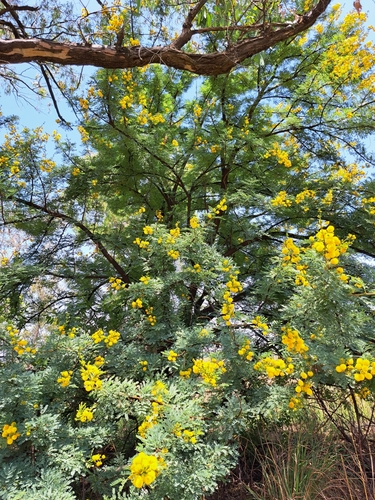
#> input picture descriptormodel/data/plant_images/Acacia_baileyana/Acacia_baileyana_193200907.jpg, 375 x 500 px
$ python -i unified_plant_augmentation.py   (imports and definitions only)
#> lines starting #> are read from the running program, lines starting #| are printed output that depends on the picture
"""
Unified Plant Augmentation System - Complete Modular Augmentation Engine

This script consolidates ALL augmentation methods from both main scripts into a single,
modular system that provides sophisticated plant-specific augmentations.

Features:
- All complex augmentation methods from the original scripts
- Modular design for easy integration
- GPU acceleration support
- memory management
- plant-specific transformations
"""

import numpy as np
import cv2
import torch
import random
import time
from typing import List, Dict, Tuple, Optional
from pathlib import Path
import concurrent.futures
import threading
from dataclasses import dataclass

# Configuration for GPU usage
# [1 line that did not run here, left out]

# [9 lines that did not run here, left out]

# [646 lines that did not run here, left out]

# Factory function for easy import
# [10 lines that did not run here, left out]

>>> import cv2
>>> picture = cv2.imread('data/plant_images/Acacia_baileyana/Acacia_baileyana_193200907.jpg', cv2.IMREAD_GRAYSCALE)
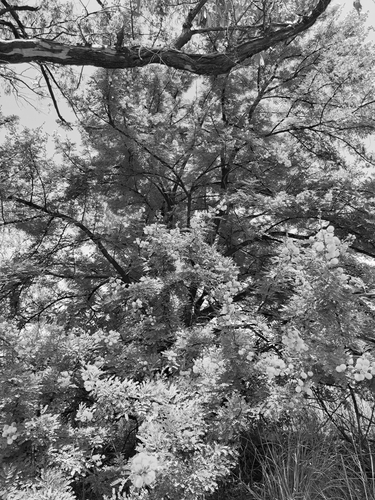
#> picture: shape (500, 375); min 0, max 255, mean 115.4
#> (the run stopped early here; a loop or call above may not have finished)

$ run again, on descriptormodel/data/plant_images/Acacia_baileyana/Acacia_baileyana_278717310.jpg
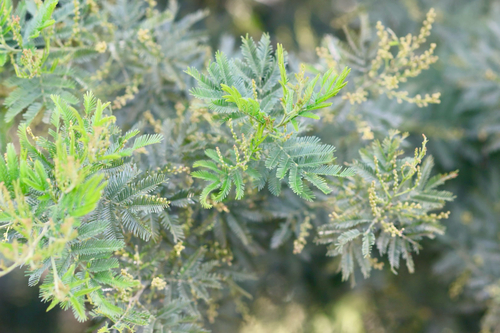
#> input picture descriptormodel/data/plant_images/Acacia_baileyana/Acacia_baileyana_278717310.jpg, 500 x 333 px
#> `picture = cv2.imread('data/plant_images/Acacia_baileyana/Acacia_bailey..`:
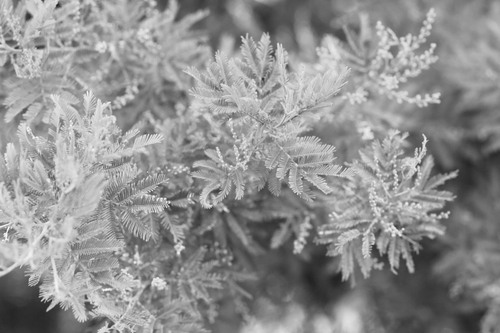
#> picture: shape (333, 500); min 33, max 252, mean 143.6
